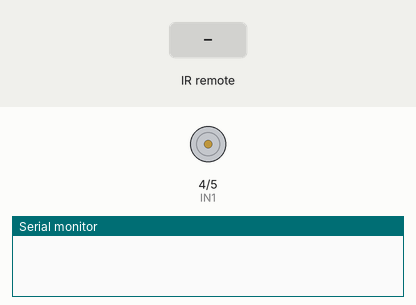
Bench run of a sketch on a simulated Arduino Uno, built with avr-gcc and run on an emulated ATmega328P. Shown: motor-driver pin pairs drawn as motors (green arrow = first pin HIGH = forward, orange = second pin HIGH = backward, longer = more drive, scaled by the enable pin), the last lines printed to the serial monitor. The inputs (shaded band) are chosen by the test bench.

Above: at 1.2 s.
1.3 s: infrared code 0x0 received
At 2.5 s:
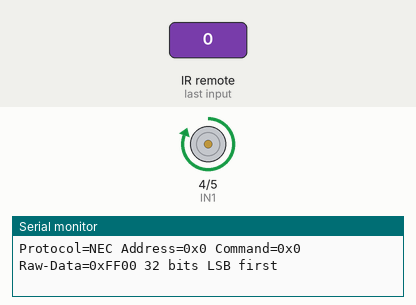
2.8 s: infrared code 0x1 received
At 3.7 s:
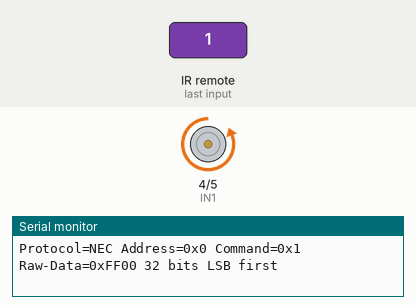
4.3 s: infrared code 0x2 received
At 4.9 s:
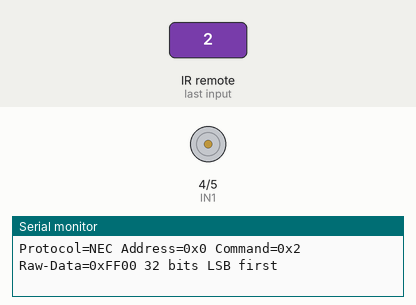
5.8 s: infrared code 0x3 received
7.3 s: infrared code 0x0 received
At 8.4 s:
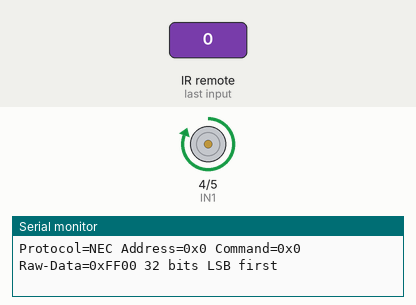
8.8 s: infrared code 0x1 received
At 9.5 s:
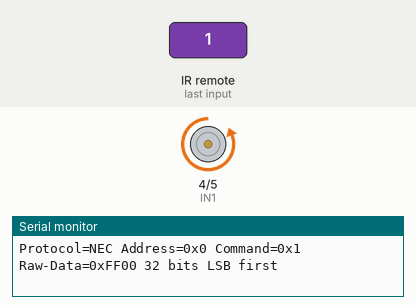
Timing chart, 0 to 11.3 s (numbered marks = the images above; inputs shaded):
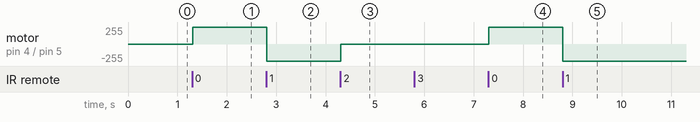

The sketch:

DC_reiceive.ino
```cpp
#include <IRremote.hpp>

const int irPin = 2;

#define maxSpeed  255
#define minSpeed  0
int step = 10;
int ENA = 3;
int IN1 = 4;
int IN2 = 5;

void setup() {
  Serial.begin(9600);
  pinMode(ENA, OUTPUT);
  pinMode(IN1, OUTPUT);
  pinMode(IN2, OUTPUT);
  IrReceiver.begin(irPin, ENABLE_LED_FEEDBACK);
  printActiveIRProtocols(&Serial);
}

void DCmove_forward() {
  analogWrite(ENA, maxSpeed);
  digitalWrite(IN1, HIGH);
  digitalWrite(IN2, LOW);
}

void DCmove_backward() {
  analogWrite(ENA, maxSpeed);
  digitalWrite(IN1, LOW);
  digitalWrite(IN2, HIGH);
}

void DCspeedUp() {
  for (int i = 10; i <= maxSpeed; i += step) {
    analogWrite(ENA, i);
  }
}

void DCspeedDown() {
  for (int i = maxSpeed; i >= 10; i -= step) {
    analogWrite(ENA, i);
  }
}

void loop() {
  if (IrReceiver.decode()) {
    if (IrReceiver.decodedIRData.protocol == UNKNOWN) {
      Serial.println(("Unknown"));
    } else {
      IrReceiver.printIRResultShort(&Serial);
      IrReceiver.printIRSendUsage(&Serial);
      if (IrReceiver.decodedIRData.command == 0x0) {
        DCmove_forward();
      }
      else if (IrReceiver.decodedIRData.command == 0x1) {
        DCmove_backward();
      }
      else if (IrReceiver.decodedIRData.command == 0x2) {
        analogWrite(ENA, maxSpeed);
        digitalWrite(IN1, LOW);
        digitalWrite(IN2, LOW);
      }
      else if (IrReceiver.decodedIRData.command == 0x3) {
        DCspeedUp();
      }
      else if (IrReceiver.decodedIRData.command == 0x4) {
        DCspeedDown();
      }
    }
    IrReceiver.resume();
  }

}
```

Measured:
- after the input at 1.3 s, motor on pin 4 (IN1) / pin 5 (IN2): stopped → forward 255/255 at once
- after the input at 2.8 s, motor on pin 4 (IN1) / pin 5 (IN2): forward 255/255 → backward 255/255 at once
- after the input at 4.3 s, motor on pin 4 (IN1) / pin 5 (IN2): backward 255/255 → stopped at once
- after the input at 7.3 s, motor on pin 4 (IN1) / pin 5 (IN2): stopped → forward 255/255 at once
- after the input at 8.8 s, motor on pin 4 (IN1) / pin 5 (IN2): forward 255/255 → backward 255/255 at once
